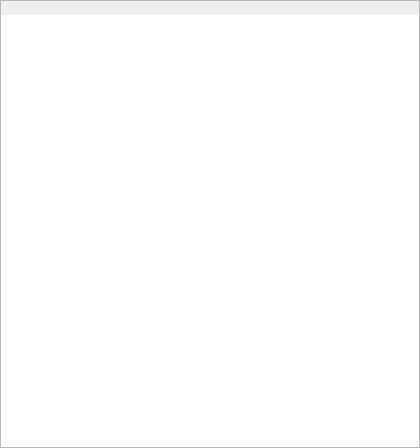
<?xml version="1.0" encoding="UTF-8"?>
<ui version="4.0">
 <class>AboutBox</class>
 <widget class="QDialog" name="AboutBox">
  <property name="windowModality">
   <enum>Qt::ApplicationModal</enum>
  </property>
  <property name="geometry">
   <rect>
    <x>0</x>
    <y>0</y>
    <width>420</width>
    <height>448</height>
   </rect>
  </property>
  <property name="windowTitle">
   <string>About Wombat SQLite</string>
  </property>
  <property name="modal">
   <bool>true</bool>
  </property>
  <layout class="QHBoxLayout" name="horizontalLayout">
   <property name="spacing">
    <number>0</number>
   </property>
   <property name="leftMargin">
    <number>0</number>
   </property>
   <property name="topMargin">
    <number>0</number>
   </property>
   <property name="rightMargin">
    <number>0</number>
   </property>
   <property name="bottomMargin">
    <number>0</number>
   </property>
   <item>
    <widget class="QScrollArea" name="scrollArea">
     <property name="widgetResizable">
      <bool>true</bool>
     </property>
     <widget class="QWidget" name="scrollAreaWidgetContents">
      <property name="geometry">
       <rect>
        <x>0</x>
        <y>0</y>
        <width>418</width>
        <height>446</height>
       </rect>
      </property>
      <property name="minimumSize">
       <size>
        <width>403</width>
        <height>0</height>
       </size>
      </property>
      <property name="cursor">
       <cursorShape>ArrowCursor</cursorShape>
      </property>
      <layout class="QVBoxLayout" name="verticalLayout">
       <property name="spacing">
        <number>0</number>
       </property>
       <property name="leftMargin">
        <number>0</number>
       </property>
       <property name="topMargin">
        <number>0</number>
       </property>
       <property name="rightMargin">
        <number>0</number>
       </property>
       <property name="bottomMargin">
        <number>0</number>
       </property>
       <item>
        <widget class="QLabel" name="piclabel">
         <property name="minimumSize">
          <size>
           <width>401</width>
           <height>0</height>
          </size>
         </property>
         <property name="text">
          <string/>
         </property>
         <property name="textFormat">
          <enum>Qt::PlainText</enum>
         </property>
         <property name="pixmap">
          <pixmap resource="wombatsqlite.qrc">:/aboutwombat</pixmap>
         </property>
         <property name="scaledContents">
          <bool>false</bool>
         </property>
        </widget>
       </item>
       <item>
        <widget class="QLabel" name="textlabel">
         <property name="sizePolicy">
          <sizepolicy hsizetype="Expanding" vsizetype="Expanding">
           <horstretch>0</horstretch>
           <verstretch>0</verstretch>
          </sizepolicy>
         </property>
         <property name="minimumSize">
          <size>
           <width>401</width>
           <height>0</height>
          </size>
         </property>
         <property name="autoFillBackground">
          <bool>false</bool>
         </property>
         <property name="styleSheet">
          <string notr="true">background-color: white;</string>
         </property>
         <property name="lineWidth">
          <number>0</number>
         </property>
         <property name="text">
          <string/>
         </property>
         <property name="scaledContents">
          <bool>false</bool>
         </property>
         <property name="alignment">
          <set>Qt::AlignLeading|Qt::AlignLeft|Qt::AlignTop</set>
         </property>
         <property name="wordWrap">
          <bool>true</bool>
         </property>
         <property name="margin">
          <number>15</number>
         </property>
         <property name="textInteractionFlags">
          <set>Qt::LinksAccessibleByMouse</set>
         </property>
        </widget>
       </item>
      </layout>
     </widget>
    </widget>
   </item>
  </layout>
 </widget>
 <resources>
  <include location="wombatsqlite.qrc"/>
 </resources>
 <connections/>
</ui>
